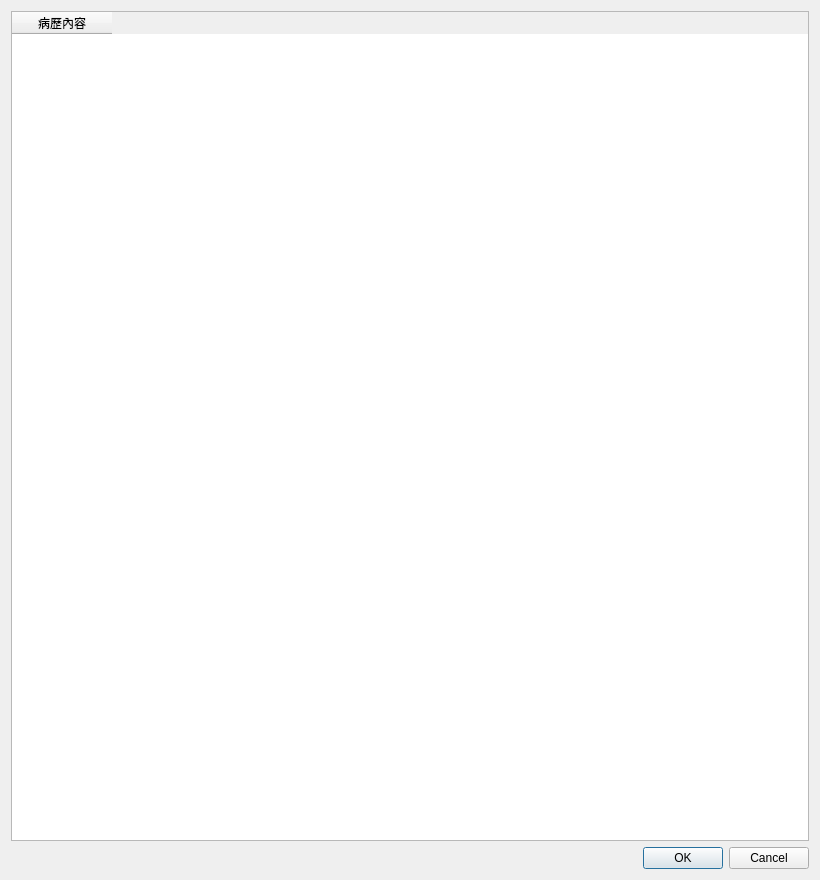
<?xml version="1.0" encoding="UTF-8"?>
<ui version="4.0">
 <class>Dialog_import_home_care</class>
 <widget class="QDialog" name="Dialog_import_home_care">
  <property name="windowModality">
   <enum>Qt::NonModal</enum>
  </property>
  <property name="geometry">
   <rect>
    <x>0</x>
    <y>0</y>
    <width>820</width>
    <height>880</height>
   </rect>
  </property>
  <property name="sizePolicy">
   <sizepolicy hsizetype="Preferred" vsizetype="Preferred">
    <horstretch>0</horstretch>
    <verstretch>0</verstretch>
   </sizepolicy>
  </property>
  <property name="windowTitle">
   <string>匯入居家藍芽資料</string>
  </property>
  <layout class="QVBoxLayout" name="verticalLayout">
   <item>
    <widget class="QTableWidget" name="tableWidget_medical_record">
     <column>
      <property name="text">
       <string>病歷內容</string>
      </property>
     </column>
    </widget>
   </item>
   <item>
    <widget class="QDialogButtonBox" name="buttonBox">
     <property name="orientation">
      <enum>Qt::Horizontal</enum>
     </property>
     <property name="standardButtons">
      <set>QDialogButtonBox::Cancel|QDialogButtonBox::Ok</set>
     </property>
     <property name="centerButtons">
      <bool>false</bool>
     </property>
    </widget>
   </item>
  </layout>
 </widget>
 <resources/>
 <connections>
  <connection>
   <sender>buttonBox</sender>
   <signal>accepted()</signal>
   <receiver>Dialog_import_home_care</receiver>
   <slot>accept()</slot>
   <hints>
    <hint type="sourcelabel">
     <x>248</x>
     <y>254</y>
    </hint>
    <hint type="destinationlabel">
     <x>157</x>
     <y>274</y>
    </hint>
   </hints>
  </connection>
  <connection>
   <sender>buttonBox</sender>
   <signal>rejected()</signal>
   <receiver>Dialog_import_home_care</receiver>
   <slot>reject()</slot>
   <hints>
    <hint type="sourcelabel">
     <x>316</x>
     <y>260</y>
    </hint>
    <hint type="destinationlabel">
     <x>286</x>
     <y>274</y>
    </hint>
   </hints>
  </connection>
 </connections>
</ui>
